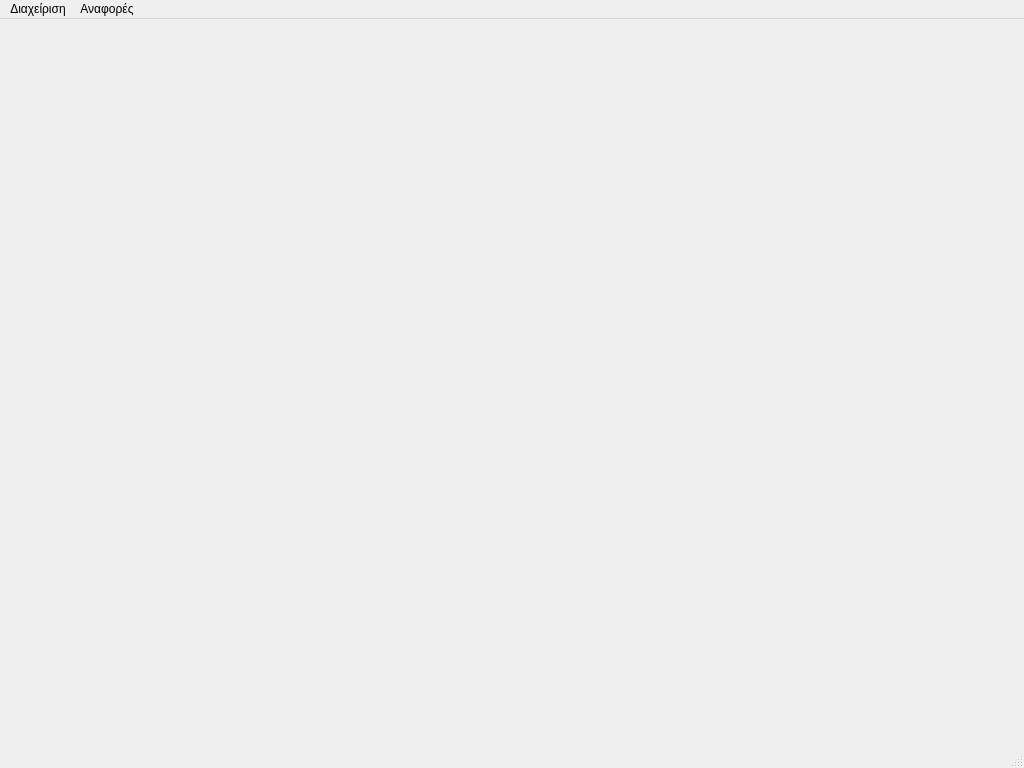
<?xml version="1.0" encoding="UTF-8"?>
<ui version="4.0">
 <class>mainWindowClass</class>
 <widget class="QMainWindow" name="mainWindowClass">
  <property name="windowModality">
   <enum>Qt::NonModal</enum>
  </property>
  <property name="geometry">
   <rect>
    <x>0</x>
    <y>0</y>
    <width>1024</width>
    <height>768</height>
   </rect>
  </property>
  <property name="windowTitle">
   <string>Ετικέτες</string>
  </property>
  <property name="windowIcon">
   <iconset>
    <normalon>images/Barcode.png</normalon>
   </iconset>
  </property>
  <property name="locale">
   <locale language="Greek" country="Greece"/>
  </property>
  <widget class="QWidget" name="centralwidget"/>
  <widget class="QStatusBar" name="statusbar"/>
  <widget class="QMenuBar" name="menuBar">
   <property name="geometry">
    <rect>
     <x>0</x>
     <y>0</y>
     <width>1024</width>
     <height>22</height>
    </rect>
   </property>
   <widget class="QMenu" name="menu">
    <property name="title">
     <string>Διαχείριση</string>
    </property>
    <addaction name="action_2"/>
    <addaction name="action_9"/>
   </widget>
   <widget class="QMenu" name="menu_2">
    <property name="title">
     <string>Αναφορές</string>
    </property>
    <addaction name="actionProduction"/>
    <addaction name="action3A_2"/>
    <addaction name="actionK_T_2"/>
   </widget>
   <addaction name="menu"/>
   <addaction name="menu_2"/>
  </widget>
  <action name="action">
   <property name="text">
    <string>Ετικέτες</string>
   </property>
  </action>
  <action name="action_3">
   <property name="text">
    <string>Παραγωγή Ημέρας</string>
   </property>
  </action>
  <action name="action3">
   <property name="text">
    <string>3Α</string>
   </property>
  </action>
  <action name="action_4">
   <property name="text">
    <string>Κωδικοί Ταυτοποίησης</string>
   </property>
  </action>
  <action name="action_5">
   <property name="text">
    <string>Αλλαγή χειριστή</string>
   </property>
  </action>
  <action name="action_6">
   <property name="text">
    <string>Αναφορές</string>
   </property>
  </action>
  <action name="action_7">
   <property name="text">
    <string>Παραγωγή</string>
   </property>
  </action>
  <action name="actionProductio">
   <property name="text">
    <string>Production</string>
   </property>
  </action>
  <action name="action3A">
   <property name="text">
    <string>3A</string>
   </property>
  </action>
  <action name="actionK_T">
   <property name="text">
    <string>K/T</string>
   </property>
  </action>
  <action name="action_8">
   <property name="text">
    <string>Αλλαγή Χειριστή</string>
   </property>
  </action>
  <action name="action_2">
   <property name="text">
    <string>Ετικέτες</string>
   </property>
  </action>
  <action name="action_9">
   <property name="text">
    <string>Αλλαγή Χειριστή</string>
   </property>
  </action>
  <action name="actionProduction">
   <property name="text">
    <string>Production</string>
   </property>
  </action>
  <action name="action3A_2">
   <property name="text">
    <string>3A</string>
   </property>
  </action>
  <action name="actionK_T_2">
   <property name="text">
    <string>K/T</string>
   </property>
  </action>
 </widget>
 <resources/>
 <connections/>
</ui>
